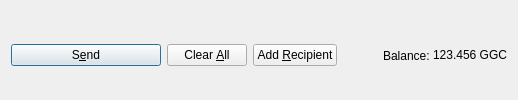
         <widget class="QFrame" name="frame_Send">
          <layout class="QHBoxLayout" name="horizontalLayout">
           <property name="bottomMargin">
            <number>0</number>
           </property>
           <item>
            <widget class="QPushButton" name="sendButton">
             <property name="minimumSize">
              <size>
               <width>150</width>
               <height>0</height>
              </size>
             </property>
             <property name="toolTip">
              <string>Confirm the send action</string>
             </property>
             <property name="text">
              <string>S&amp;end</string>
             </property>
             <property name="icon">
              <iconset resource="../globalgamecoin.qrc">
               <normaloff>:/icons/send</normaloff>:/icons/send</iconset>
             </property>
             <property name="autoDefault">
              <bool>false</bool>
             </property>
             <property name="default">
              <bool>true</bool>
             </property>
            </widget>
           </item>
           <item>
            <widget class="QPushButton" name="clearButton">
             <property name="sizePolicy">
              <sizepolicy hsizetype="Minimum" vsizetype="Fixed">
               <horstretch>0</horstretch>
               <verstretch>0</verstretch>
              </sizepolicy>
             </property>
             <property name="toolTip">
              <string>Clear all fields of the form.</string>
             </property>
             <property name="text">
              <string>Clear &amp;All</string>
             </property>
             <property name="icon">
              <iconset resource="../globalgamecoin.qrc">
               <normaloff>:/icons/remove</normaloff>:/icons/remove</iconset>
             </property>
             <property name="autoDefault">
              <bool>false</bool>
             </property>
            </widget>
           </item>
           <item>
            <widget class="QPushButton" name="addButton">
             <property name="toolTip">
              <string>Send to multiple recipients at once</string>
             </property>
             <property name="text">
              <string>Add &amp;Recipient</string>
             </property>
             <property name="icon">
              <iconset resource="../globalgamecoin.qrc">
               <normaloff>:/icons/add</normaloff>:/icons/add</iconset>
             </property>
             <property name="autoDefault">
              <bool>false</bool>
             </property>
            </widget>
           </item>
           <item>
            <spacer name="horizontalSpacer">
             <property name="orientation">
              <enum>Qt::Horizontal</enum>
             </property>
             <property name="sizeHint" stdset="0">
              <size>
               <width>40</width>
               <height>20</height>
              </size>
             </property>
            </spacer>
           </item>
           <item>
            <layout class="QHBoxLayout" name="horizontalLayout_2">
             <property name="spacing">
              <number>3</number>
             </property>
             <item>
              <widget class="QLabel" name="label">
               <property name="text">
                <string>Balance:</string>
               </property>
              </widget>
             </item>
             <item>
              <widget class="QLabel" name="labelBalance">
               <property name="sizePolicy">
                <sizepolicy hsizetype="Preferred" vsizetype="Fixed">
                 <horstretch>0</horstretch>
                 <verstretch>0</verstretch>
                </sizepolicy>
               </property>
               <property name="cursor">
                <cursorShape>IBeamCursor</cursorShape>
               </property>
               <property name="text">
                <string notr="true">123.456 GGC</string>
               </property>
               <property name="textInteractionFlags">
                <set>Qt::LinksAccessibleByMouse|Qt::TextSelectableByKeyboard|Qt::TextSelectableByMouse</set>
               </property>
              </widget>
             </item>
            </layout>
           </item>
          </layout>
         </widget>
